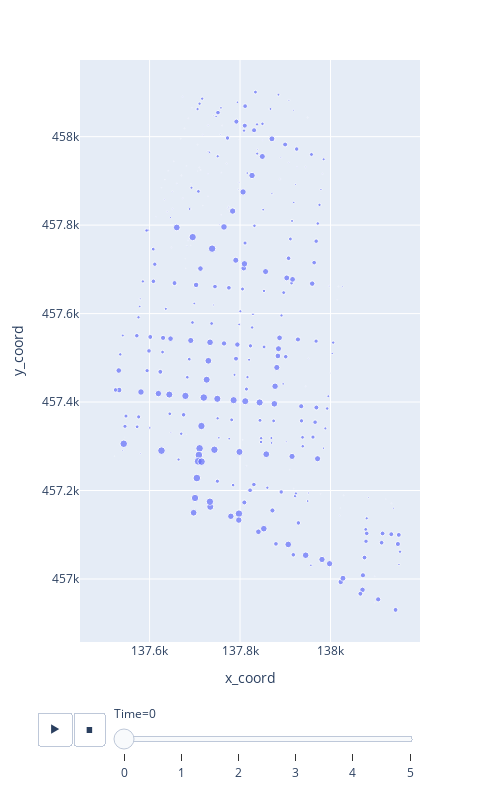

The notebook cell this image was saved under:
### Code cell
net = px.scatter(
                df, 
                x="x_coord", 
                y="y_coord", 
                size="Depth", 
                animation_frame="Time", 
                size_max=20, 
                hover_name="Node",
                width=500, 
                height=800
                )
net.show()

### Figure 1 — Plotly figure (JSON) as saved in the notebook; plotly's stock layout.template omitted (floating-point values rounded to 4 significant figures; data arrays with more than 128 entries replaced by an {"elided": "..."} marker saying what was removed)
{"data": [{"hovertemplate": "<b>%{hovertext}</b><br><br>Time=0<br>x_coord=%{x}<br>y_coord=%{y}<br>Depth=%{marker.size}<extra></extra>", "hovertext": {"elided": "318 str values"}, "legendgroup": "", "marker": {"color": "#636efa", "size": {"elided": "318 float values"}, "sizemode": "area", "sizeref": 0.02566, "symbol": "circle"}, "mode": "markers", "name": "", "orientation": "v", "showlegend": false, "type": "scatter", "x": {"elided": "318 float values"}, "xaxis": "x", "y": {"elided": "318 float values"}, "yaxis": "y"}], "layout": {"height": 800, "legend": {"itemsizing": "constant", "tracegroupgap": 0}, "margin": {"t": 60}, "sliders": [{"active": 0, "currentvalue": {"prefix": "Time="}, "len": 0.9, "pad": {"b": 10, "t": 60}, "steps": [{"args": [["0"], {"frame": {"duration": 0, "redraw": false}, "fromcurrent": true, "mode": "immediate", "transition": {"duration": 0, "easing": "linear"}}], "label": "0", "method": "animate"}, {"args": [["1"], {"frame": {"duration": 0, "redraw": false}, "fromcurrent": true, "mode": "immediate", "transition": {"duration": 0, "easing": "linear"}}], "label": "1", "method": "animate"}, {"args": [["2"], {"frame": {"duration": 0, "redraw": false}, "fromcurrent": true, "mode": "immediate", "transition": {"duration": 0, "easing": "linear"}}], "label": "2", "method": "animate"}, {"args": [["3"], {"frame": {"duration": 0, "redraw": false}, "fromcurrent": true, "mode": "immediate", "transition": {"duration": 0, "easing": "linear"}}], "label": "3", "method": "animate"}, {"args": [["4"], {"frame": {"duration": 0, "redraw": false}, "fromcurrent": true, "mode": "immediate", "transition": {"duration": 0, "easing": "linear"}}], "label": "4", "method": "animate"}, {"args": [["5"], {"frame": {"duration": 0, "redraw": false}, "fromcurrent": true, "mode": "immediate", "transition": {"duration": 0, "easing": "linear"}}], "label": "5", "method": "animate"}], "x": 0.1, "xanchor": "left", "y": 0, "yanchor": "top"}], "updatemenus": [{"buttons": [{"args": [null, {"frame": {"duration": 500, "redraw": false}, "fromcurrent": true, "mode": "immediate", "transition": {"duration": 500, "easing": "linear"}}], "label": "&#9654;", "method": "animate"}, {"args": [[null], {"frame": {"duration": 0, "redraw": false}, "fromcurrent": true, "mode": "immediate", "transition": {"duration": 0, "easing": "linear"}}], "label": "&#9724;", "method": "animate"}], "direction": "left", "pad": {"r": 10, "t": 70}, "showactive": false, "type": "buttons", "x": 0.1, "xanchor": "right", "y": 0, "yanchor": "top"}], "width": 500, "xaxis": {"anchor": "y", "domain": [0, 1], "title": {"text": "x_coord"}}, "yaxis": {"anchor": "x", "domain": [0, 1], "title": {"text": "y_coord"}}}}
